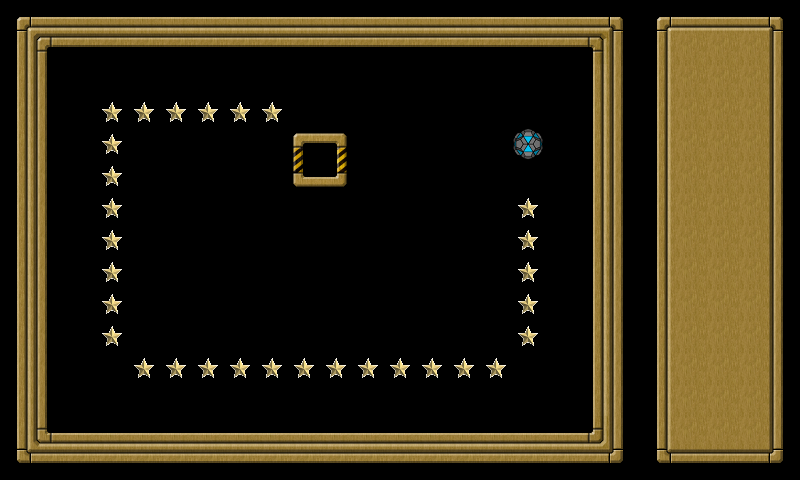

This game map was drawn from its Tiled (.tmx) file and the tilesets committed beside it. A one-line description and the trimmed map source follow:
An orthogonal 25x15 tile map with 32x32 px tiles, 3 tile layers (background, extra, controlpanel), 3 tilesets and 36 objects (wall001, wall002, wall003, wall004, star001, ...).

<map version="1.0" orientation="orthogonal" width="25" height="15" tilewidth="32" tileheight="32">
 <tileset firstgid="1" name="tileset" tilewidth="32" tileheight="32">
  <image source="tileset.png" width="160" height="448" />
 </tileset>
 <tileset firstgid="71" name="goodball" tilewidth="32" tileheight="32">
  <image source="goodball.png" width="32" height="32" />
 </tileset>
 <tileset firstgid="72" name="star" tilewidth="32" tileheight="32">
  <image source="star.png" width="32" height="32" />
 </tileset>
 <layer name="background" width="20" height="15">
  <data>[300 cells, 300 non-empty, 17 distinct tile ids]</data>
 </layer>
 <layer name="extra" width="20" height="15">
  <data>[300 cells, 31 non-empty, 2 distinct tile ids]</data>
 </layer>
 <layer name="controlpanel" width="25" height="15">
  <data>[375 cells, 75 non-empty, 9 distinct tile ids]</data>
 </layer>
 <objectgroup name="objects" width="20" height="15">
  <object name="wall001" x="0" y="0" width="592" height="48">
   <properties>
    <property name="objClass" value="wall" />
   </properties>
  </object>
  <object name="wall002" x="592" y="0" width="48" height="432">
   <properties>
    <property name="objClass" value="wall" />
   </properties>
  </object>
  <object name="wall003" x="48" y="432" width="592" height="48">
   <properties>
    <property name="objClass" value="wall" />
   </properties>
  </object>
  <object name="wall004" x="0" y="48" width="48" height="432">
   <properties>
    <property name="objClass" value="wall" />
   </properties>
  </object>
  <object name="star001" x="520" y="200" width="16" height="16">
   <properties>
    <property name="objClass" value="star" />
   </properties>
  </object>
  <object name="star002" x="520" y="232" width="16" height="16">
   <properties>
    <property name="objClass" value="star" />
   </properties>
  </object>
  <object name="star003" x="520" y="264" width="16" height="16">
   <properties>
    <property name="objClass" value="star" />
   </properties>
  </object>
  <object name="star004" x="520" y="296" width="16" height="16">
   <properties>
    <property name="objClass" value="star" />
   </properties>
  </object>
  <object name="star005" x="520" y="328" width="16" height="16">
   <properties>
    <property name="objClass" value="star" />
   </properties>
  </object>
  <object name="star006" x="488" y="360" width="16" height="16">
   <properties>
    <property name="objClass" value="star" />
   </properties>
  </object>
  <object name="star007" x="456" y="360" width="16" height="16">
   <properties>
    <property name="objClass" value="star" />
   </properties>
  </object>
  <object name="star008" x="424" y="360" width="16" height="16">
   <properties>
    <property name="objClass" value="star" />
   </properties>
  </object>
  <object name="star009" x="392" y="360" width="16" height="16">
   <properties>
    <property name="objClass" value="star" />
   </properties>
  </object>
  <object name="star010" x="360" y="360" width="16" height="16">
   <properties>
    <property name="objClass" value="star" />
   </properties>
  </object>
  <object name="star011" x="328" y="360" width="16" height="16">
   <properties>
    <property name="objClass" value="star" />
   </properties>
  </object>
  <object name="star012" x="296" y="360" width="16" height="16">
   <properties>
    <property name="objClass" value="star" />
   </properties>
  </object>
  <object name="star013" x="264" y="360" width="16" height="16">
   <properties>
    <property name="objClass" value="star" />
   </properties>
  </object>
  <object name="star014" x="232" y="360" width="16" height="16">
   <properties>
    <property name="objClass" value="star" />
   </properties>
  </object>
  <object name="star015" x="200" y="360" width="16" height="16">
   <properties>
    <property name="objClass" value="star" />
   </properties>
  </object>
  <object name="star016" x="168" y="360" width="16" height="16">
   <properties>
    <property name="objClass" value="star" />
   </properties>
  </object>
  <object name="star017" x="136" y="360" width="16" height="16">
   <properties>
    <property name="objClass" value="star" />
   </properties>
  </object>
  <object name="star018" x="104" y="328" width="16" height="16">
   <properties>
    <property name="objClass" value="star" />
   </properties>
  </object>
  <object name="star019" x="104" y="296" width="16" height="16">
   <properties>
    <property name="objClass" value="star" />
   </properties>
  </object>
  <object name="star020" x="104" y="264" width="16" height="16">
   <properties>
    <property name="objClass" value="star" />
   </properties>
  </object>
  <object name="star021" x="104" y="232" width="16" height="16">
   <properties>
    <property name="objClass" value="star" />
   </properties>
  </object>
  <object name="star022" x="104" y="200" width="16" height="16">
   <properties>
    <property name="objClass" value="star" />
   </properties>
  </object>
  <object name="star023" x="104" y="168" width="16" height="16">
   <properties>
    <property name="objClass" value="star" />
   </properties>
  </object>
  <object name="star024" x="104" y="136" width="16" height="16">
   <properties>
    <property name="objClass" value="star" />
   </properties>
  </object>
  <object name="star025" x="104" y="104" width="16" height="16">
   <properties>
    <property name="objClass" value="star" />
   </properties>
  </object>
  <object name="star026" x="136" y="104" width="16" height="16">
   <properties>
    <property name="objClass" value="star" />
   </properties>
  </object>
  <object name="star027" x="168" y="104" width="16" height="16">
   <properties>
    <property name="objClass" value="star" />
   </properties>
  </object>
  <object name="star028" x="200" y="104" width="16" height="16">
   <properties>
    <property name="objClass" value="star" />
   </properties>
  </object>
  <object name="star029" x="232" y="104" width="16" height="16">
   <properties>
    <property name="objClass" value="star" />
   </properties>
  </object>
  <object name="star030" x="264" y="104" width="16" height="16">
   <properties>
    <property name="objClass" value="star" />
   </properties>
  </object>
  <object name="goal001" x="312" y="152" width="16" height="16">
   <properties>
    <property name="objClass" value="goal" />
   </properties>
   <ellipse />
  </object>
  <object name="goodball001" x="514" y="130" width="29" height="29">
   <properties>
    <property name="objClass" value="goodball" />
   </properties>
   <ellipse />
  </object>
 </objectgroup>
</map>
